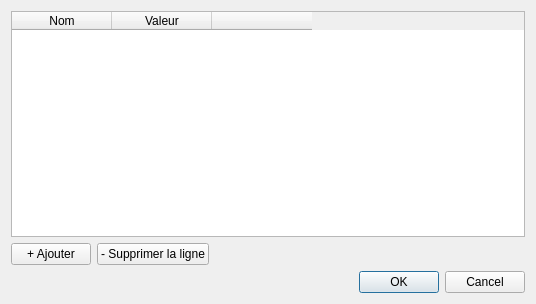
<?xml version="1.0" encoding="UTF-8"?>
<ui version="4.0">
 <class>PropertiesDialog</class>
 <widget class="QDialog" name="PropertiesDialog">
  <property name="geometry">
   <rect>
    <x>0</x>
    <y>0</y>
    <width>536</width>
    <height>304</height>
   </rect>
  </property>
  <property name="windowTitle">
   <string>Proprietes du projet</string>
  </property>
  <layout class="QVBoxLayout" name="verticalLayout">
   <item>
    <widget class="QTableWidget" name="table">
     <column>
      <property name="text">
       <string>Nom</string>
      </property>
     </column>
     <column>
      <property name="text">
       <string>Valeur</string>
      </property>
     </column>
     <column>
      <property name="text">
       <string></string>
      </property>
     </column>
    </widget>
   </item>
   <item>
    <layout class="QHBoxLayout" name="btnRowLayout">
     <item>
      <widget class="QPushButton" name="add_btn">
       <property name="text">
        <string>+ Ajouter</string>
       </property>
      </widget>
     </item>
     <item>
      <widget class="QPushButton" name="del_btn">
       <property name="text">
        <string>- Supprimer la ligne</string>
       </property>
      </widget>
     </item>
     <item>
      <spacer name="btnRowSpacer">
       <property name="orientation">
        <enum>Qt::Orientation::Horizontal</enum>
       </property>
       <property name="sizeHint" stdset="0">
        <size>
         <width>40</width>
         <height>20</height>
        </size>
       </property>
      </spacer>
     </item>
    </layout>
   </item>
   <item>
    <widget class="QDialogButtonBox" name="buttonBox">
     <property name="orientation">
      <enum>Qt::Orientation::Horizontal</enum>
     </property>
     <property name="standardButtons">
      <set>QDialogButtonBox::StandardButton::Cancel|QDialogButtonBox::StandardButton::Ok</set>
     </property>
    </widget>
   </item>
  </layout>
 </widget>
 <resources/>
 <connections/>
</ui>
